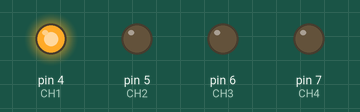
Recording of a sketch running on a simulated Arduino Uno, built with avr-gcc and run on an emulated ATmega328P. Shown: output pins drawn as LEDs (lit = HIGH).

Above: at 5.5 s.
At 7.5 s:
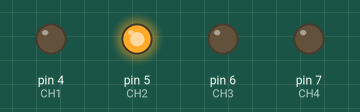
At 9.5 s:
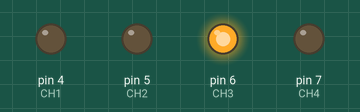
At 11.5 s:
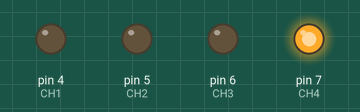
At 14.5 s:
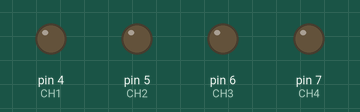
Timing chart, 0 to 15.4 s (numbered marks = the images above):
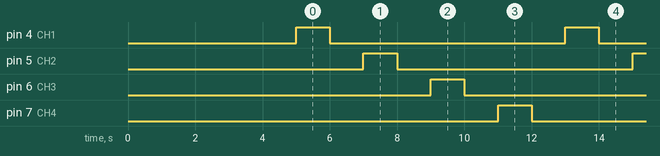

Measured:
- by itself, pin 4 (CH1), pin 5 (CH2), pin 6 (CH3), pin 7 (CH4): alternates HIGH for 1.0 s and LOW for 7.0 s
- by itself, everything shown: repeats every 8.0 s, in 8 steps

The sketch:

Relay_Test.ino
```cpp
/* ===============================================================
      Project: 4 Channel 5V Relay Module
       Author: Scott C
      Created: 7th Sept 2014
  Arduino IDE: 1.0.5
      Website: http://arduinobasics.blogspot.com.au
  Description: Explore the difference between NC and NO terminals.
================================================================== */

 /*
  Connect 5V on Arduino to VCC on Relay Module
  Connect GND on Arduino to GND on Relay Module
  Connect GND on Arduino to the Common Terminal (middle terminal) on Relay Module. */

 #define CH1 4   // Connect Digital Pin 4 on Arduino to CH1 on Relay Module
 #define CH2 5   // Connect Digital Pin 5 on Arduino to CH3 on Relay Module
 #define CH3 6   // Connect Digital Pin 6 on Arduino to CH3 on Relay Module
 #define CH4 7   // Connect Digital Pin 7 on Arduino to CH3 on Relay Module

 void setup(){
   //Setup all the Arduino Pins
   pinMode(CH1, OUTPUT);
   pinMode(CH2, OUTPUT);
   pinMode(CH3, OUTPUT);
   pinMode(CH4, OUTPUT);

   //Turn OFF any power to the Relay channels
   digitalWrite(CH1,LOW);
   digitalWrite(CH2,LOW);
   digitalWrite(CH3,LOW);
   digitalWrite(CH4,LOW);
   delay(5000); //Wait 5 seconds before starting sequence
 }

 void loop(){
   digitalWrite(CH1, HIGH);
   delay(1000);
   digitalWrite(CH1, LOW);
   delay(1000);
   digitalWrite(CH2, HIGH);
   delay(1000);
   digitalWrite(CH2,LOW);
   delay(1000);
   digitalWrite(CH3, HIGH);
   delay(1000);
   digitalWrite(CH3,LOW);
   delay(1000);
   digitalWrite(CH4, HIGH);
   delay(1000);
   digitalWrite(CH4,LOW);
   delay(1000);
 }
```
